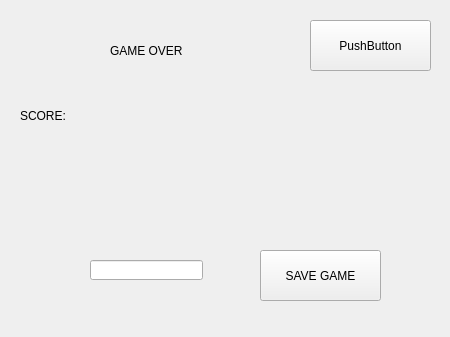
<?xml version="1.0" encoding="UTF-8"?>
<ui version="4.0">
 <class>Boxedfruits</class>
 <widget class="QWidget" name="Boxedfruits">
  <property name="geometry">
   <rect>
    <x>0</x>
    <y>0</y>
    <width>450</width>
    <height>337</height>
   </rect>
  </property>
  <property name="windowTitle">
   <string>BOXED FRUITS</string>
  </property>
  <widget class="QPushButton" name="pushButton">
   <property name="geometry">
    <rect>
     <x>310</x>
     <y>20</y>
     <width>121</width>
     <height>51</height>
    </rect>
   </property>
   <property name="text">
    <string>PushButton</string>
   </property>
  </widget>
  <widget class="QLabel" name="label">
   <property name="geometry">
    <rect>
     <x>110</x>
     <y>30</y>
     <width>111</width>
     <height>41</height>
    </rect>
   </property>
   <property name="text">
    <string>GAME OVER</string>
   </property>
  </widget>
  <widget class="QLabel" name="label_2">
   <property name="geometry">
    <rect>
     <x>20</x>
     <y>90</y>
     <width>101</width>
     <height>51</height>
    </rect>
   </property>
   <property name="text">
    <string>SCORE:</string>
   </property>
  </widget>
  <widget class="QPushButton" name="pushButton_2">
   <property name="geometry">
    <rect>
     <x>260</x>
     <y>250</y>
     <width>121</width>
     <height>51</height>
    </rect>
   </property>
   <property name="text">
    <string>SAVE GAME</string>
   </property>
  </widget>
  <widget class="QLineEdit" name="lineEdit">
   <property name="geometry">
    <rect>
     <x>90</x>
     <y>260</y>
     <width>113</width>
     <height>20</height>
    </rect>
   </property>
  </widget>
 </widget>
 <resources/>
 <connections/>
</ui>
